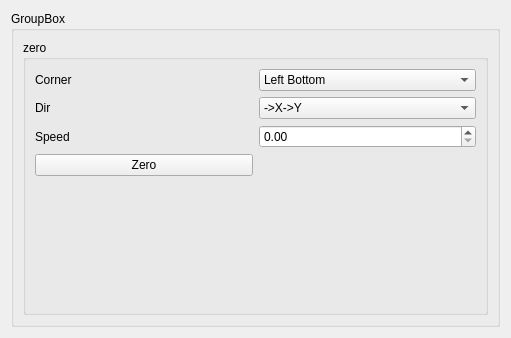
<?xml version="1.0" encoding="UTF-8"?>
<ui version="4.0">
 <class>H2Zero</class>
 <widget class="QWidget" name="H2Zero">
  <property name="geometry">
   <rect>
    <x>0</x>
    <y>0</y>
    <width>511</width>
    <height>338</height>
   </rect>
  </property>
  <property name="windowTitle">
   <string>Form</string>
  </property>
  <layout class="QVBoxLayout" name="verticalLayout">
   <item>
    <widget class="QGroupBox" name="groupBox">
     <property name="title">
      <string>GroupBox</string>
     </property>
     <layout class="QVBoxLayout" name="verticalLayout_2">
      <item>
       <widget class="QGroupBox" name="groupBox_2">
        <property name="title">
         <string>zero</string>
        </property>
        <layout class="QGridLayout" name="gridLayout">
         <item row="0" column="0">
          <widget class="QLabel" name="label">
           <property name="text">
            <string>Corner</string>
           </property>
          </widget>
         </item>
         <item row="2" column="0">
          <widget class="QLabel" name="label_3">
           <property name="text">
            <string>Speed</string>
           </property>
          </widget>
         </item>
         <item row="2" column="1">
          <widget class="QDoubleSpinBox" name="doubleSpinBox"/>
         </item>
         <item row="0" column="1">
          <widget class="QComboBox" name="comboBox">
           <item>
            <property name="text">
             <string>Left Bottom</string>
            </property>
           </item>
           <item>
            <property name="text">
             <string>Left Top</string>
            </property>
           </item>
           <item>
            <property name="text">
             <string>Right Top</string>
            </property>
           </item>
           <item>
            <property name="text">
             <string>Right Bottom</string>
            </property>
           </item>
          </widget>
         </item>
         <item row="1" column="0">
          <widget class="QLabel" name="label_2">
           <property name="text">
            <string>Dir</string>
           </property>
          </widget>
         </item>
         <item row="1" column="1">
          <widget class="QComboBox" name="comboBox_2">
           <item>
            <property name="text">
             <string>-&gt;X-&gt;Y</string>
            </property>
           </item>
           <item>
            <property name="text">
             <string>-&gt;Y-&gt;X</string>
            </property>
           </item>
          </widget>
         </item>
         <item row="4" column="1">
          <spacer name="verticalSpacer">
           <property name="orientation">
            <enum>Qt::Vertical</enum>
           </property>
           <property name="sizeHint" stdset="0">
            <size>
             <width>20</width>
             <height>40</height>
            </size>
           </property>
          </spacer>
         </item>
         <item row="3" column="0">
          <widget class="QPushButton" name="pushButton">
           <property name="text">
            <string>Zero</string>
           </property>
          </widget>
         </item>
        </layout>
       </widget>
      </item>
     </layout>
    </widget>
   </item>
  </layout>
 </widget>
 <resources/>
 <connections/>
</ui>
